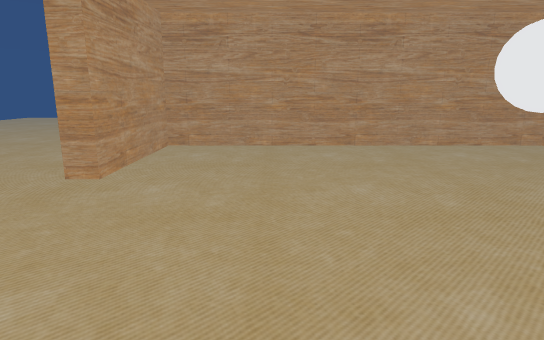
View 1 (above)

12 first-person views from a walk through a Unity game level. The camera is 1.2 m above the floor, tilts 12° down and sees 75° across. The floor is counted in squares, 0.5 m on a side. Each view is taken from the middle of a square. On the plan, view 1 faces up. The plan holds only what a view shows up to about 20 squares ahead; the rest is blank. The place goes on beyond the plan. The player is left out.

View 2
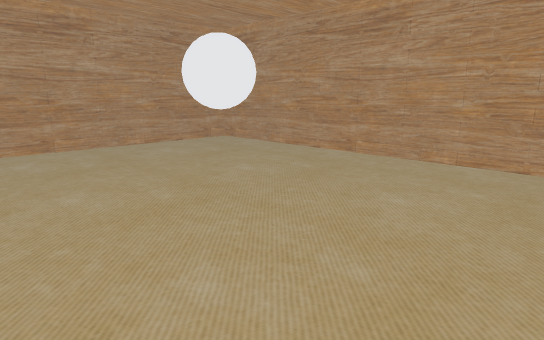

View 3
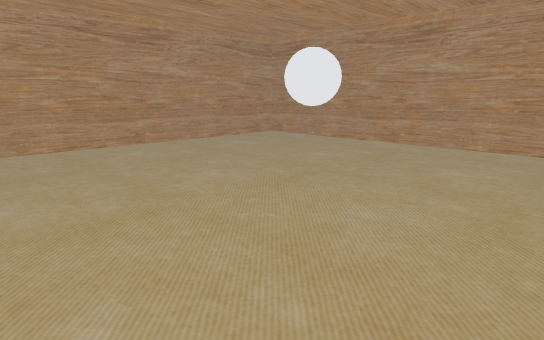

View 4
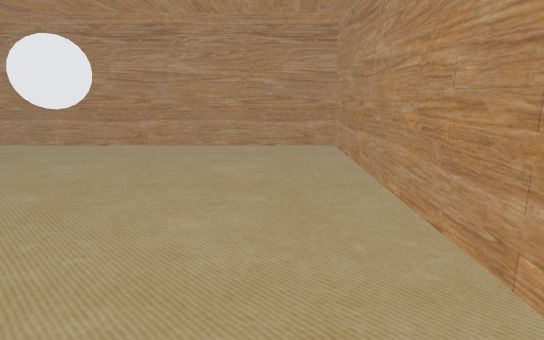

View 5
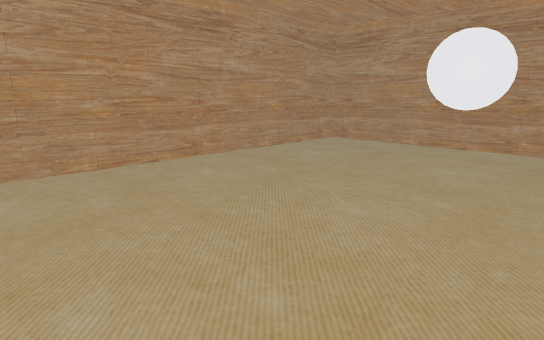

View 6
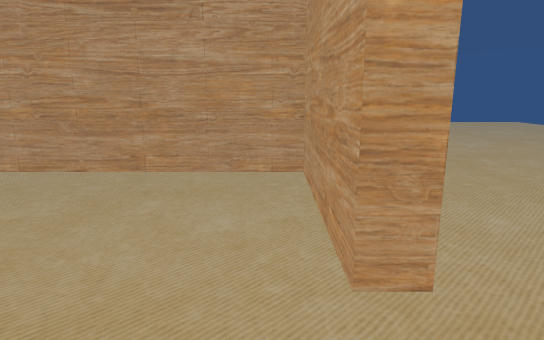

View 7
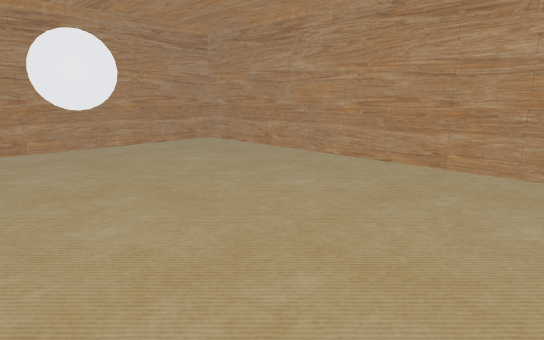

View 8
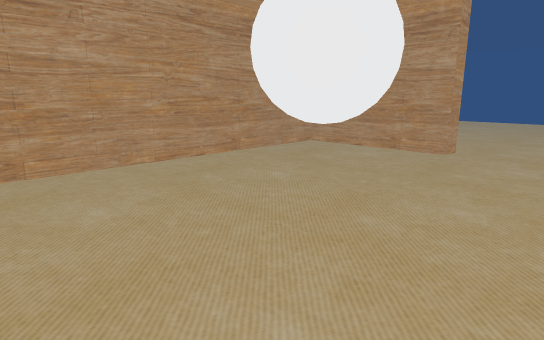

View 9
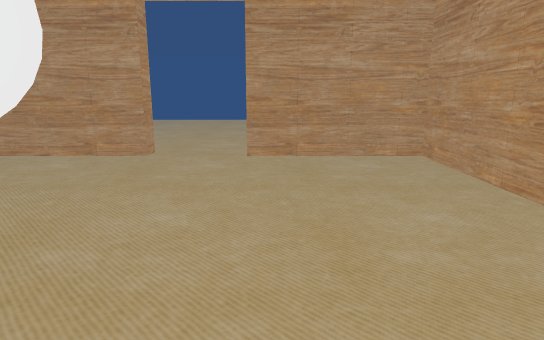

View 10
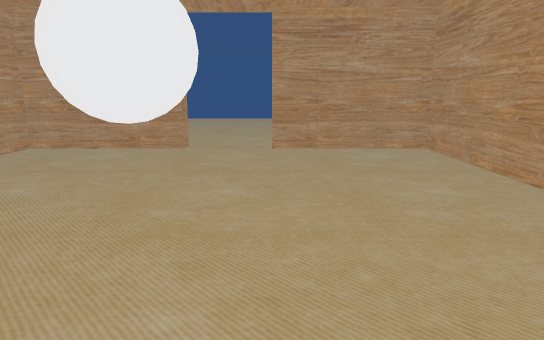

View 11
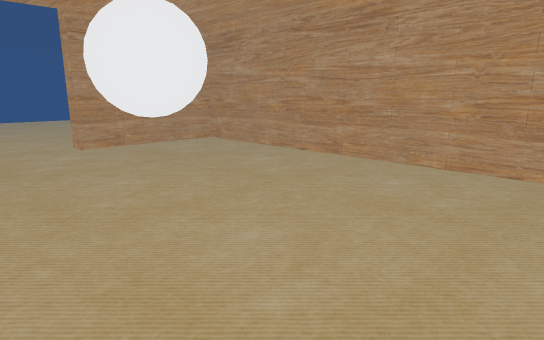

View 12
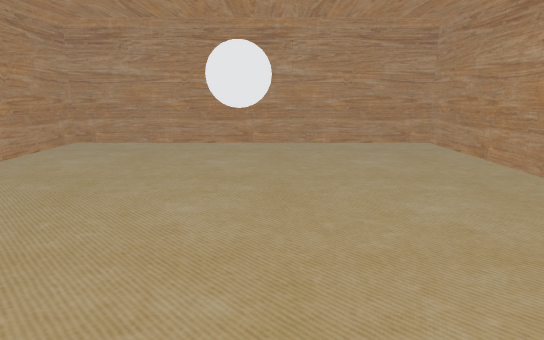

### Floor plan
Points are (right, up) in squares from view 1. A wall is a line through its corners. A room is listed if a view was taken in it or the views show most of it. See-through windows are left out.
Room 1 (views 1, 2, 3, 4, 5, 6, 7, 8, 9, 10, 11)
walls: (-5, 6) (-5, -1) (13, -1) (13, 17) (-5, 17) (-5, 10)
ways out: opening at (-5.5, 8) to room 2
objects: other object (5, 7) to (7, 9)
Room 2 (view 12)
walls: (-5, 10) (-6, 10); (-6.1, 6) (-5, 6)
ways out: opening at (-5.5, 8) to room 1

Positions as (right, up) in squares from view 1, and headings:
1: (0, 0), facing up
2: (0, 0), facing up-right
3: (-4, 0), facing up-right
4: (-4, 2), facing right
5: (-4, 5), facing up-right
6: (-4, 10), facing down
7: (-4, 11), facing down-right
8: (10, 11), facing down-left
9: (9, 11), facing left
10: (11, 10), facing left
11: (12, 5), facing up-left
12: (-5, 7), facing right
